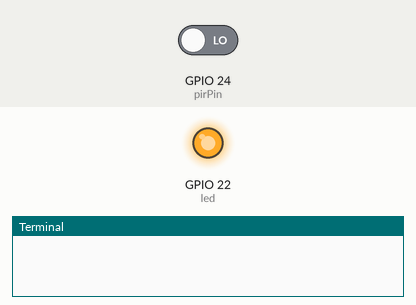
A program run on a simulated Raspberry Pi (BCM pin numbers). Parts: output pins drawn as LEDs (lit = HIGH), the last lines printed to the terminal. The test bench sets the inputs (shaded band); at power-on: GPIO 24 (pirPin) LOW.

Above: at 1.2 s.
1.3 s: GPIO 24 (pirPin) driven HIGH
At 2.5 s:
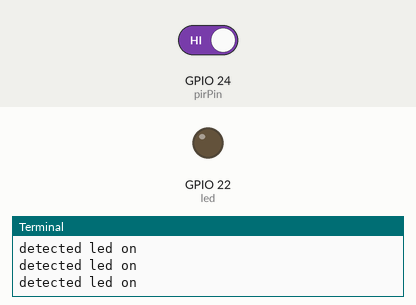
2.8 s: GPIO 24 (pirPin) driven LOW
At 3.7 s:
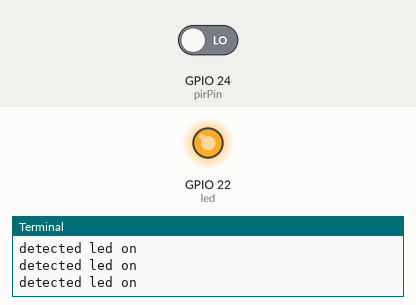
Timing chart, 0 to 5.8 s (numbered marks = the images above; inputs shaded):
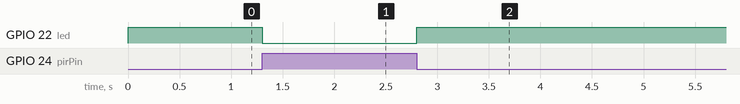

The program:

pir02.py
```python
import RPi.GPIO as GPIO
import time

pirPin = 24
led = 22

GPIO.setmode(GPIO.BCM)
GPIO.setup(pirPin, GPIO.IN)
GPIO.setup(led, GPIO.OUT)

try:
	while True:
		if GPIO.input(pirPin) == True:
			print("detected led on")
			GPIO.output(led, False)
			time.sleep(0.5)
		else:
			GPIO.output(led, True)

except KeyboardInterrupt:
	GPIO.cleanup()
```

Measured:
- after the input at 1.3 s, GPIO 22 (led): HIGH → LOW at once
- after the input at 2.8 s, GPIO 22 (led): LOW → HIGH at once
